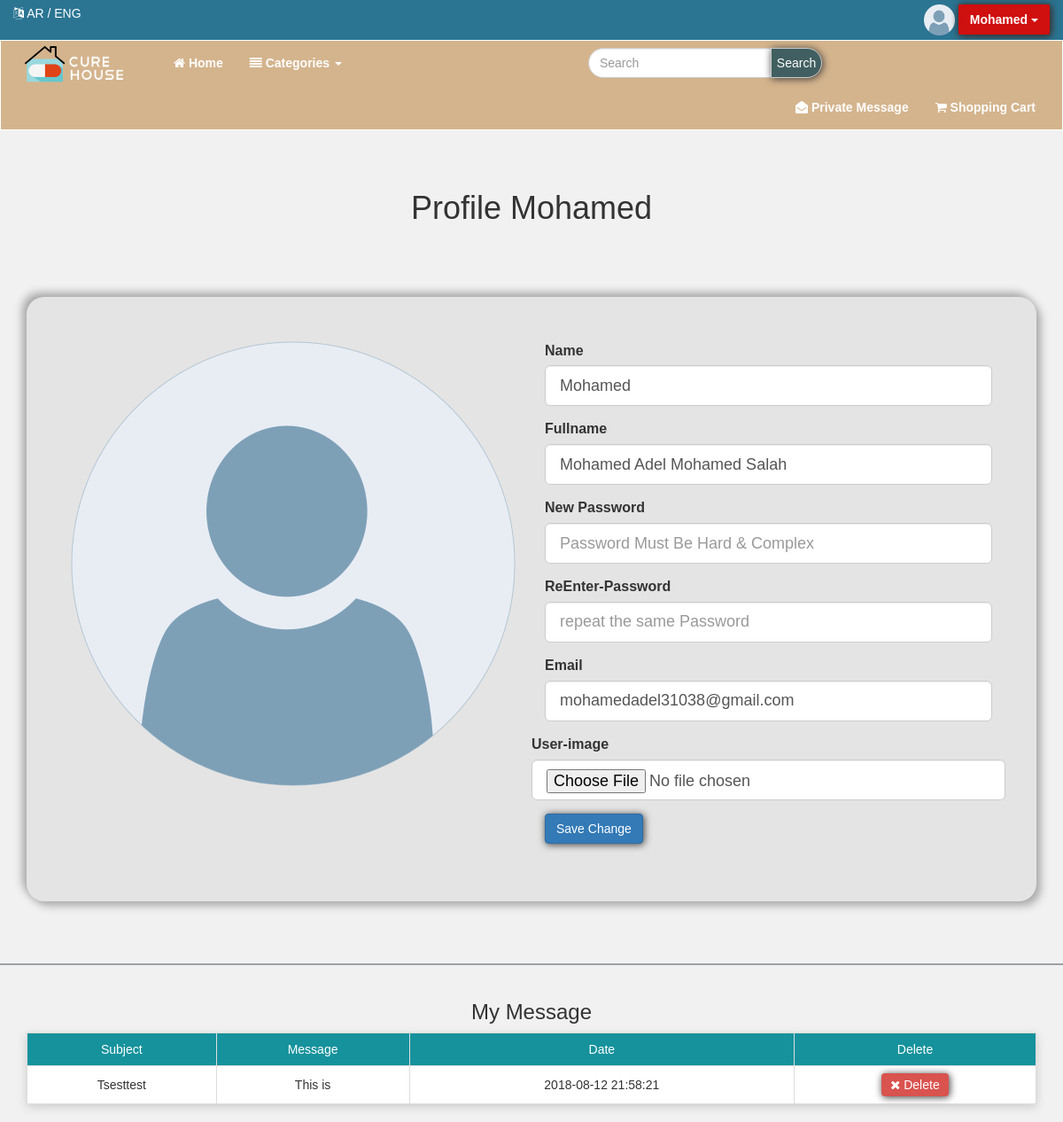
The app's page /profile.php (signed in) with its own data.
### tables this page shows
CREATE TABLE `users` (
  `UserID` int(11) NOT NULL,
  `UserName` varchar(255) NOT NULL,
  `Password` varchar(255) NOT NULL,
  `Email` varchar(255) NOT NULL,
  `FullName` varchar(255) NOT NULL,
  `GroupID` int(11) NOT NULL,
  `RegStatus` int(11) NOT NULL,
  `Date` date NOT NULL,
  `Images` varchar(255) NOT NULL
);

CREATE TABLE `private_message` (
  `M_ID` int(11) NOT NULL,
  `User_ID` int(11) NOT NULL,
  `Date` datetime NOT NULL,
  `Images` varchar(255) NOT NULL,
  `Subject` varchar(255) NOT NULL,
  `Message` text NOT NULL
);

### init.php (called while the page is built, shortened)
<?php
    include 'connect.php';
	if(isset($_SESSION['user']))
	{
        $sessionUser = $_SESSION['user'];
        $sessionuid = $_SESSION['uid'];
	}
    $tpl 	= 'includes/templates/';
	$func	= 'includes/functions/';
	include $func . 'functions.php';
    include $tpl  . 'header.php';

### includes/functions/functions.php (called while the page is built, shortened)
<?php
	function getAllFrom($field, $table, $where = NULL, $and = NULL, $orderField, $ordering = "DESC"){
		global $con;
		$getAll = $con->prepare(" SELECT $field FROM $table  $where $and ORDER BY $orderField $ordering ");
		$getAll->execute();
		$all = $getAll->fetchAll();
		return $all;
	}

### profile.php (the view, shortened to what this page needs)
<?php
include 'init.php';
    $stmt = $con->prepare("SELECT * FROM users WHERE UserID = ?");
    $stmt->execute(array($sessionuid));
    $user = $stmt->fetch();
    $count = $stmt->rowCount();
    if($count > 0){ ?>
<h1 class="text-center profile-name">Profile <?php echo $sessionUser ?></h1>
<div class="container">
    <div class="profile">
        <div class="row">
            <div class="col-md-6">
            <?php
                if(empty($user['Images'])){
                    echo "<img src='layout/images/UserImage/Avatar.png' alt='User-img'>";
                }else{
                    echo '<img class="Profile-img img-responsive" src="admin/uploads/image/UserImage/'.$usre['Images'].'" style="max-height: 714px"  alt="user-img" />';
                }
            ?>
            </div>
            <div class="col-md-6">
                <form class="form-horizontal" action=<?php echo $_SERVER['PHP_SELF'] ?> method="POST" enctype= "multipart/form-data">
                        <div class="form-group form-group-lg">
                            <div calss="row">
                                <label class="lab">Name</label>
                                <div class="col-sm-10 col-md-12">
                                    <input type="text" name="username" class="form-control" autocomplete="off" required="required" placeholder="Username To Login Into Pharmacy" value="<?php echo $user['UserName'] ?>">
                                </div>
                            </div>
                        </div>
                    <div calss="row">
                        <div class="form-group form-group-lg">
                            <label class="lab">Fullname</label>
                            <div class="col-sm-10 col-md-12">
                                <input type="text" name="full" class="form-control" autocomplete="off" required="required" placeholder="Full name To Login Into Pharmacy"  value="<?php echo $user['FullName'] ?>">
                            </div>
                        </div>
                    </div>
                    <div calss="row">
                        <div class="form-group form-group-lg">
                            <label class="lab">New Password</label>
                            <div class="col-sm-10 col-md-12">
                                <input type="password" name="password" class="form-control" autocomplete="new-password"  placeholder="Password Must Be Hard & Complex">
                            </div>
                        </div>
                    </div>
                    <div calss="row">
                        <div class="form-group form-group-lg">
                            <label class="lab">ReEnter-Password</label>
                            <div class="col-sm-10 col-md-12">
                                <input type="password" name="retpassword" class="form-control" autocomplete="new-password"  placeholder="repeat the same Password">
                            </div>
                        </div>
                    </div>
                    <div calss="row">
                        <div class="form-group form-group-lg">
                            <label class="lab">Email</label>
                            <div class="col-sm-10 col-md-12">
                                <input type="text" name="email" class="form-control"  required="required" placeholder="Email Must Be Valid" value="<?php echo $user['Email'] ?>">
                            </div>
                        </div>
                    </div>
                    <div class="row">
                        <div class="form-group form-group-lg">
                            <label class="lab">User-image</label>
                            <div class="col-sm-10 col-md-12">
                                <input type="file" name="Images" class="form-control"  >
                            </div>
                        </div>
                    </div>
                    <div class="form-group form-group-lg">
                        <div class="col-sm-10">
                            <input type="submit"  value="Save Change" class="btn btn-primary">
                        </div>
                    </div>
                </form>
            </div>
        </div>
    </div>
</div>
<hr>
<div class="container">
    <h3 class="text-center">My Message</h3>
    <?php
        $messages = getAllFrom("*","private_message","WHERE User_ID= {$sessionuid}",'', 'M_ID');
    ?>
    <div class='message'>
    <?php
        foreach($messages as $message){ ?>
            <table class='main-table text-center table table-bordered'>
                <tr>
                    <td>Subject</td>
                    <td>Message</td>
                    <td>Date</td>
                    <td>Delete</td>
                <tr>
                <tr>
                    <td><?php echo $message['Subject'] ?></td>
                    <td><?php echo $message['Message'] ?></td>
                    <td><?php echo $message['Date'] ?></td>
                    <td><a href='profile.php?action=Delete&M_ID=<?php echo $message['M_ID'] ?> ' class='btn btn-danger confirm'><i class='fa fa-close'></i> Delete</a></td>
                </tr>
            </table>
        <?php }
    ?>
    </div>
</div>
<?php } ?>
<?php include $tpl.'footer.php';
?>

### layout/css/front.css (style rules this page uses)
body { background: #1414130f; font-family:'Trebuchet MS', 'Lucida Sans Unicode', 'Lucida Grande', 'Lucida Sans', Arial, sans-serif }
* { transition: all .3s ease-in-out; }
a { color: #FFF; }
.profile-name { margin-top: 68px; }
.profile { margin-top: 70px; margin-bottom: 50px; box-shadow: 5px 5px 10px #AAA, -5px -5px 10px #AAA; padding: 50px; background: #e4e4e4; border-radius: 20px }
.profile .lab { padding-left: 15px; font-size: 16px; }
hr { border: 0; background-color: #63686b96; height: 2px; }
.main-table { -webkit-box-shadow: 0 3px 10px #CCC; -moz-box-shadow: 0 3px 10px #CCC; box-shadow: 0 3px 10px #CCC; }
.main-table td { background-color: #FFF; vertical-align: middle !important; }
.main-table tr:first-child td { background-color: #15929c; color: #FFF; }
.main-table .btn { padding: 3px 10px; border: 0 }
.btn { -webkit-box-shadow: 1px 1px 8px rgb(56, 55, 55); -moz-box-shadow: 1px 1px 8px rgb(56, 55, 55);; box-shadow: 1px 1px 8px rgb(56, 55, 55);; }

### records on screen
users: username "Mohamed", full "Mohamed Adel Mohamed Salah", email "mohamedadel31038@gmail.com"
private_message: Subject "Tsesttest", Message "This is", Date "2018-08-12 21:58:21"

### other values on screen
$sessionUser "Mohamed"
